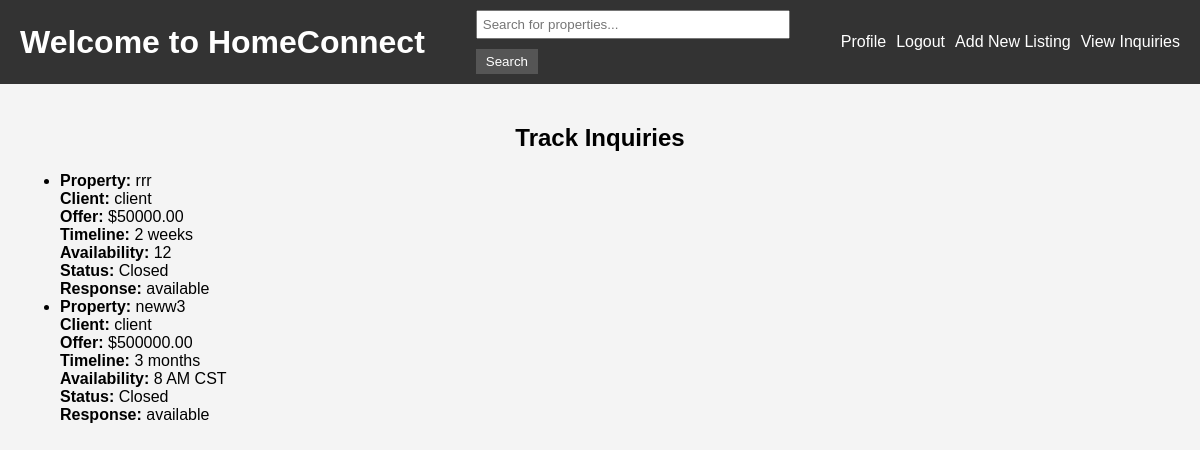
Before: /track_inquiries/ (signed in) with the older database file.
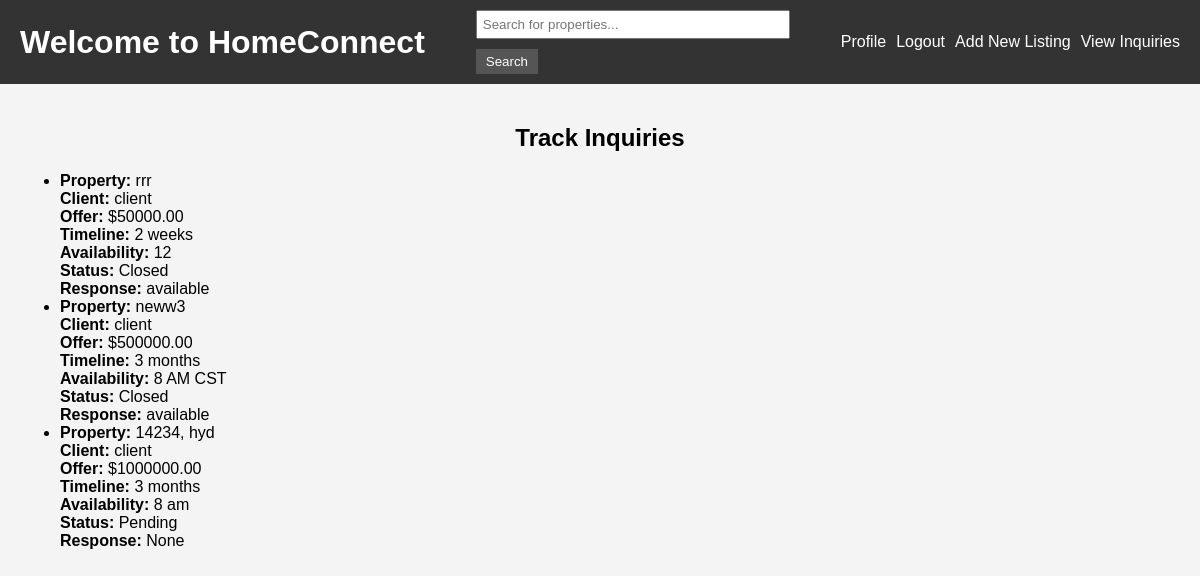
After: the same page with the newer database file.
### core/models.py (models this page shows, shortened)
class Inquiry(models.Model):
    client = models.ForeignKey(CustomUser, on_delete=models.CASCADE,related_name='inquiries')
    property = models.ForeignKey(Property, on_delete=models.CASCADE)
    offer = models.DecimalField(max_digits=10, decimal_places=2, default=0.0)
    timeline = models.CharField(max_length=100, default='As soon as possible')
    availability = models.CharField(max_length=100, default='Anytime')
    status = models.CharField(max_length=50, default='Pending')
    estimated_closing_time = models.DateTimeField(null=True, blank=True)
    total_price = models.DecimalField(max_digits=10, decimal_places=2, null=True, blank=True)
    response = models.TextField(null=True, blank=True)

class Property(models.Model):
    property_purchaser = models.ForeignKey(PropertyPurchaser, on_delete=models.CASCADE)
    address = models.CharField(max_length=255)
    description = models.TextField()
    price = models.CharField(max_length=20)
    category = models.CharField(max_length=50)
    land_size = models.CharField(max_length=20)
    image = models.ImageField(upload_to='property_images/', null=True, blank=True)
    number_of_bedrooms = models.CharField(max_length=5, null=True, blank=True)
    number_of_bathrooms = models.CharField(max_length=5, null=True, blank=True)
    garage = models.CharField(max_length=5, null=True, blank=True)
    year_built = models.CharField(max_length=4, null=True, blank=True)

class CustomUser(AbstractUser):
    USER_TYPE_CHOICES = (
        ('client', 'Client'),
        ('property_purchaser', 'Property Purchaser'),
        ('salesperson', 'Salesperson'),
    )
    user_role = models.CharField(max_length=20, choices=USER_TYPE_CHOICES, default='client')
    address = models.CharField(max_length=255, null=True, blank=True)

### core/views.py (the view)
# urls.py: path('track_inquiries/', views.track_inquiries, name='track_inquiries'),
@login_required
def track_inquiries(request):
    if request.user.user_role != 'property_purchaser':
        return HttpResponseForbidden("You are not allowed to view this page.")
    property_purchaser = get_object_or_404(PropertyPurchaser, user=request.user)
    inquiries = Inquiry.objects.filter(property__property_purchaser=property_purchaser)
    return render(request, 'track_inquiries.html', {'inquiries': inquiries})

### core/templates/track_inquiries.html (shortened to what this page needs)
{% extends 'base.html' %}
{% block content %}
<h2>Track Inquiries</h2>
<ul>
    {% for inquiry in inquiries %}
        <li>
            <strong>Property:</strong> {{ inquiry.property.address }}<br>
            <strong>Client:</strong> {{ inquiry.client.username }}<br>
            <strong>Offer:</strong> ${{ inquiry.offer }}<br>
            <strong>Timeline:</strong> {{ inquiry.timeline }}<br>
            <strong>Availability:</strong> {{ inquiry.availability }}<br>
            <strong>Status:</strong> {{ inquiry.status }}<br>
            <strong>Response:</strong> {{ inquiry.response }}<br>
        </li>
    {% empty %}
        <li>No inquiries yet.</li>
    {% endfor %}
</ul>
{% endblock %}

Changed rows visible on the page:
added Inquiry: property.address "14234, hyd", client.username "client", offer "1000000.00", timeline "3 months", availability "8 am", status "Pending", response "None"
